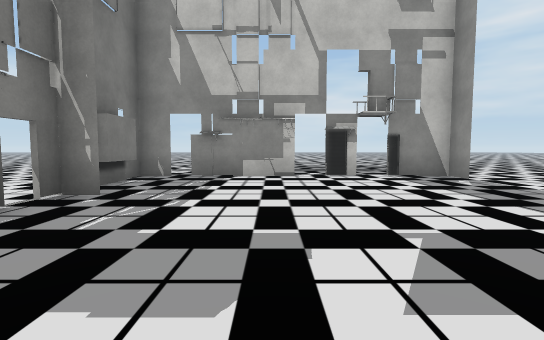
View 1 (above)

23 first-person views from a walk through a Unity game level. The camera is 1.3 m above the floor, tilts 4° down and sees 85° across. The floor is counted in squares, 2 m on a side. Each view is taken from the middle of a square. On the plan, view 1 faces up. The plan holds only what a view shows up to about 9 squares ahead; the rest is blank. The place goes on beyond the plan. The player character is not drawn. Some surface patterns are stand-ins.

View 2
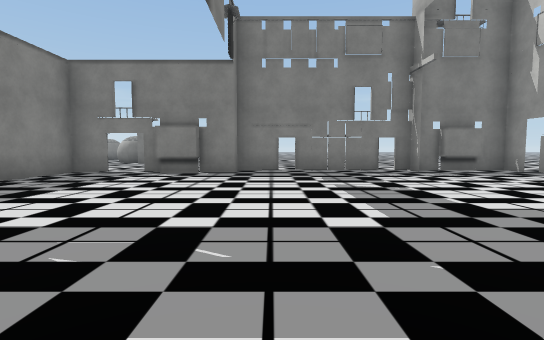

View 3
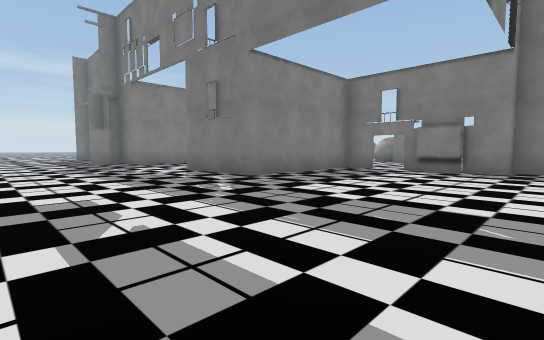

View 4
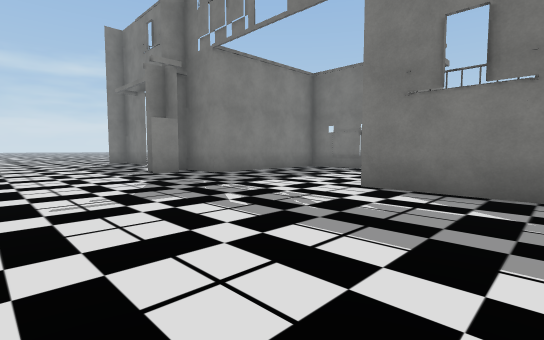

View 5
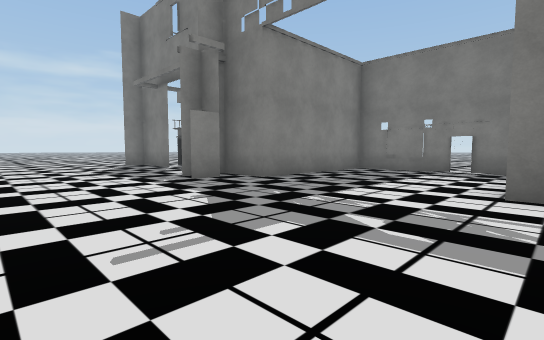

View 6
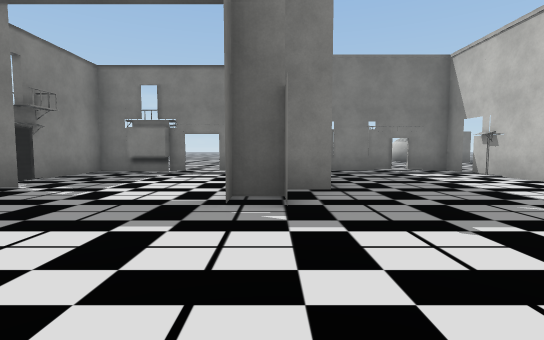

View 7
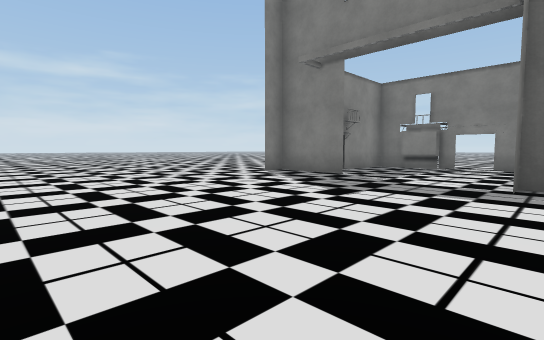

View 8
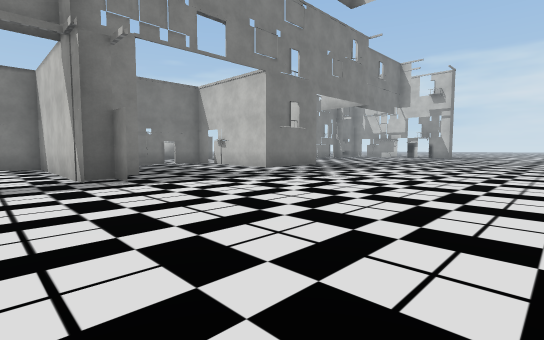

View 9
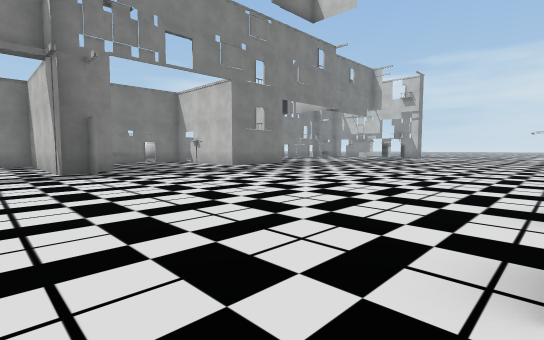

View 10
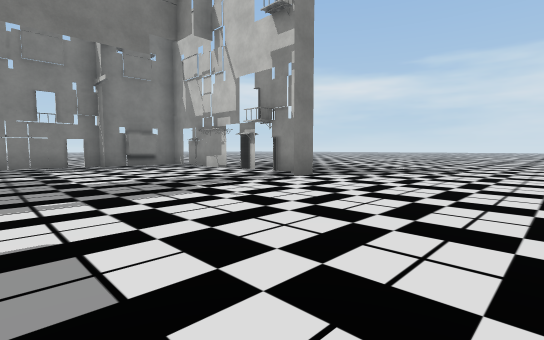

View 11
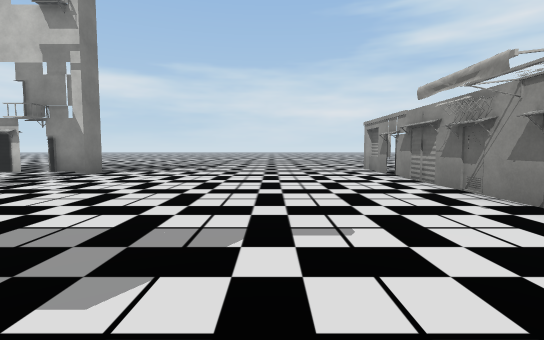

View 12
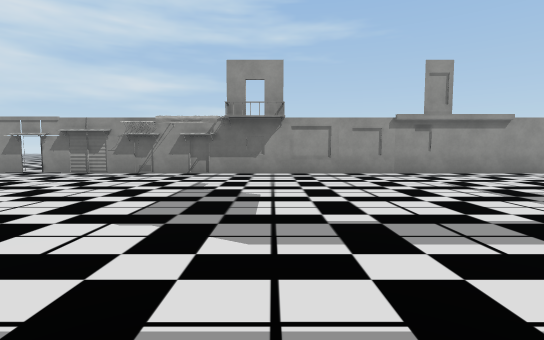

View 13
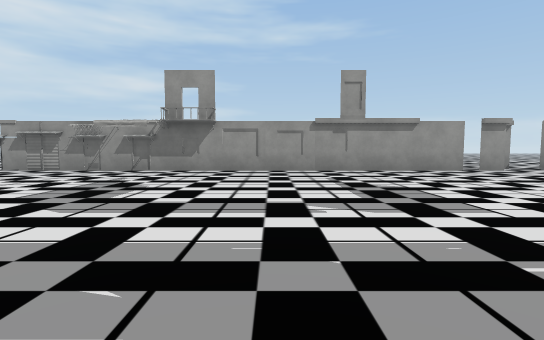

View 14
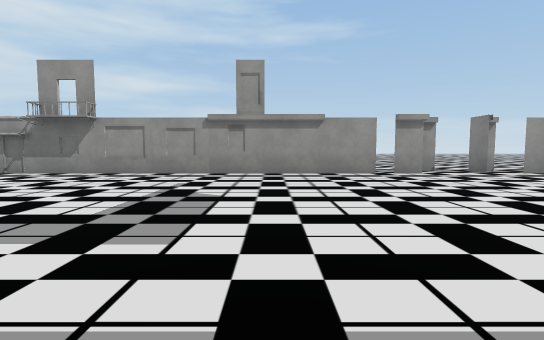

View 15
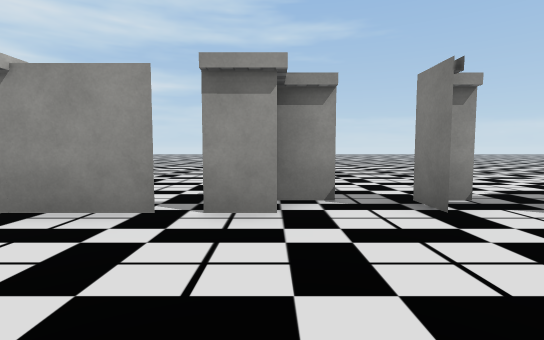

View 16
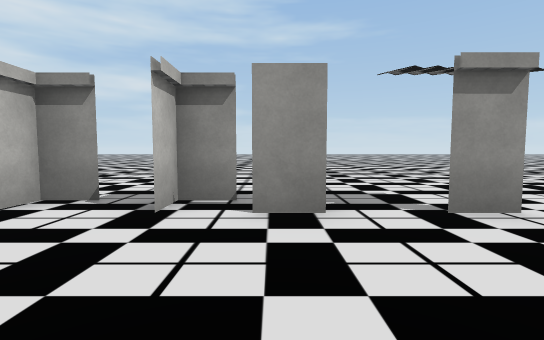

View 17
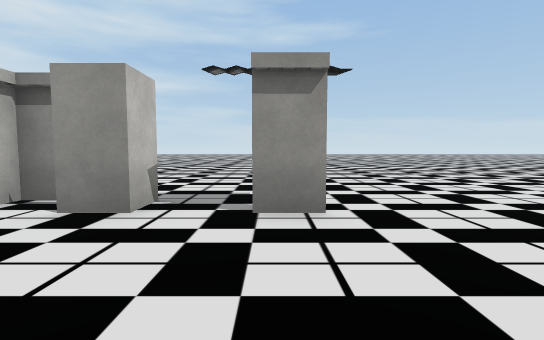

View 18
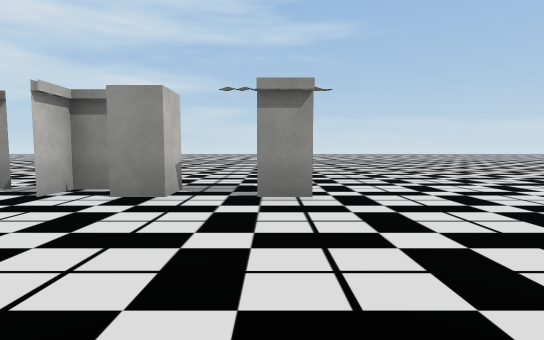

View 19
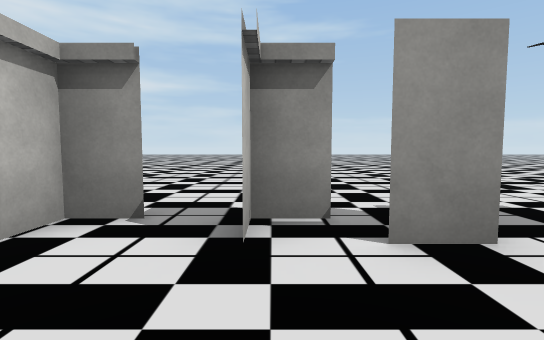

View 20
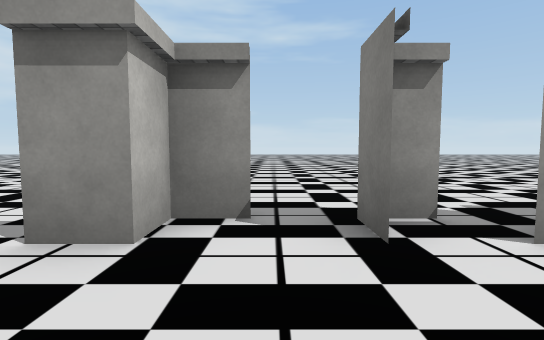

View 21
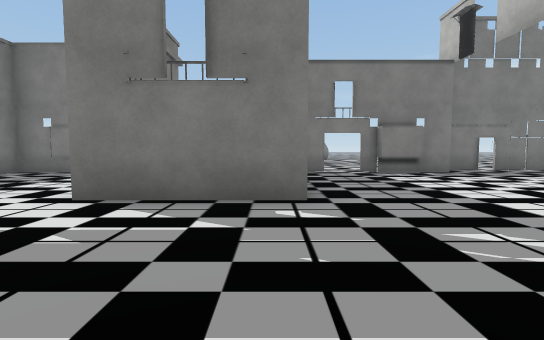

View 22
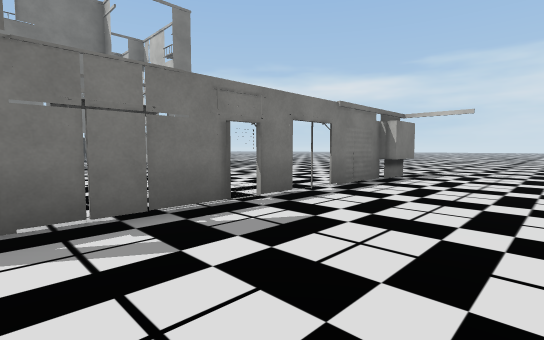

View 23
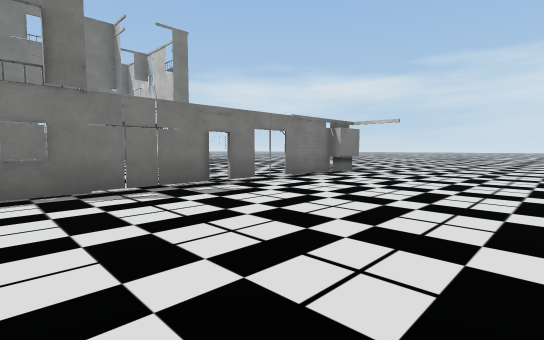

### Floor plan
Key: @ floor where view 1 was taken; # wall or solid block; x gap in a wall; . floor.
Columns run from 5 left of view 1 to 17 right of it. Each row starts with its distance up from view 1.
  9         .......  ......
  8   ..  ...........#.....
  7   #x##.#x#.......#.....
  6   #..............x.....
  5 ..#..............#.....
  4  .#..............x.....
  3   x..............#.....
  2   #..............#.....
  1   x..............#.....
  0   x..@...........#.....
 -1   ##.............#
 -2    #.............#
 -3    #.............#
 -4    #.............#
 -5    #.............#  ..
 -6    #####.........# ....
 -7        #.........#.....
 -8        #...............
 -9    #x###.........#.....
-10    #...................
-11    #.............#.....
-12    #.............#.....
-13    #####...............
-14        ##........#.....
-15    .#####..............
-16    #...................
-17    #........... .......
-18    #...........  ......
-19    ###x#.......   .....
-20        #.......    ....

Positions as (right, up) in squares from view 1, and headings:
1: (0, 0), facing up
2: (6, 0), facing left
3: (7, 0), facing down-left
4: (7, -6), facing down-left
5: (7, -8), facing down-left
6: (7, -14), facing left
7: (9, -14), facing down-left
8: (10, -16), facing up-left
9: (12, -16), facing up-left
10: (9, 1), facing up-left
11: (9, -1), facing up
12: (4, 0), facing right
13: (3, -2), facing right
14: (4, -5), facing right
15: (9, -9), facing right
16: (9, -12), facing right
17: (9, -14), facing right
18: (8, -14), facing right
19: (10, -11), facing right
20: (10, -10), facing right
21: (6, -6), facing left
22: (15, 1), facing up-left
23: (17, 0), facing up-left
